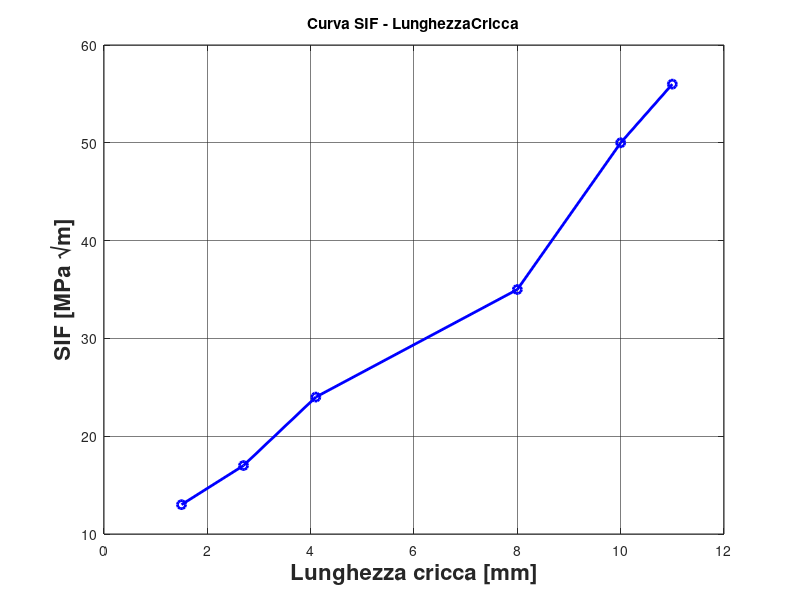

MATLAB code for this plot: (Note: this script raises an error after producing the figure.)
%% Curva SIF-LunghezzaCricca %%

clc
clear all
close all


% Essendo Y soggetto a differenze non significative nei vari incrementi
% progressivi dell'ampiezza di cricca, ci si aspetta una curva 
% a pendenza cost

clc
clear all 
close all

% K_C = Y \sigma * \sqrt(\pi * a_f)
%
% \sigma = 
% a_f = 11 mm
% K_C = 61 MPa m^(1/2)
%
% Y = K_C / (\sigma * \sqrt(\pi * a_f) )



% Vettore lunghezze di cricca
a = [1.5 2.7 4.1 8.0 10.0 11.0];

% Vettore SIF
SIF = [13 17 24 35 50 56];

% plot
plot(a, SIF, 'o-b', 'LineWidth', 2);
title('Curva SIF - LunghezzaCricca', 'FontWeight', 'bold');
xlabel('Lunghezza cricca [mm]', 'FontWeight', 'bold',  'FontSize', 16);
ylabel('SIF [MPa \surd{m}]', 'FontWeight', 'bold', 'FontSize', 16, 'Interpreter', 'tex');
grid on;
set(gca, 'GridLineStyle', '-', 'GridAlpha', 0.6); 

% Miglioramento della leggibilità degli assi
ax = gca;
ax.FontSize = 12; % Dimensione del font
ax.FontWeight = 'bold'; % Grassetto per maggiore contrasto
ax.XColor = 'k'; % Colore asse X (nero)
ax.YColor = 'k'; % Colore asse Y (nero)